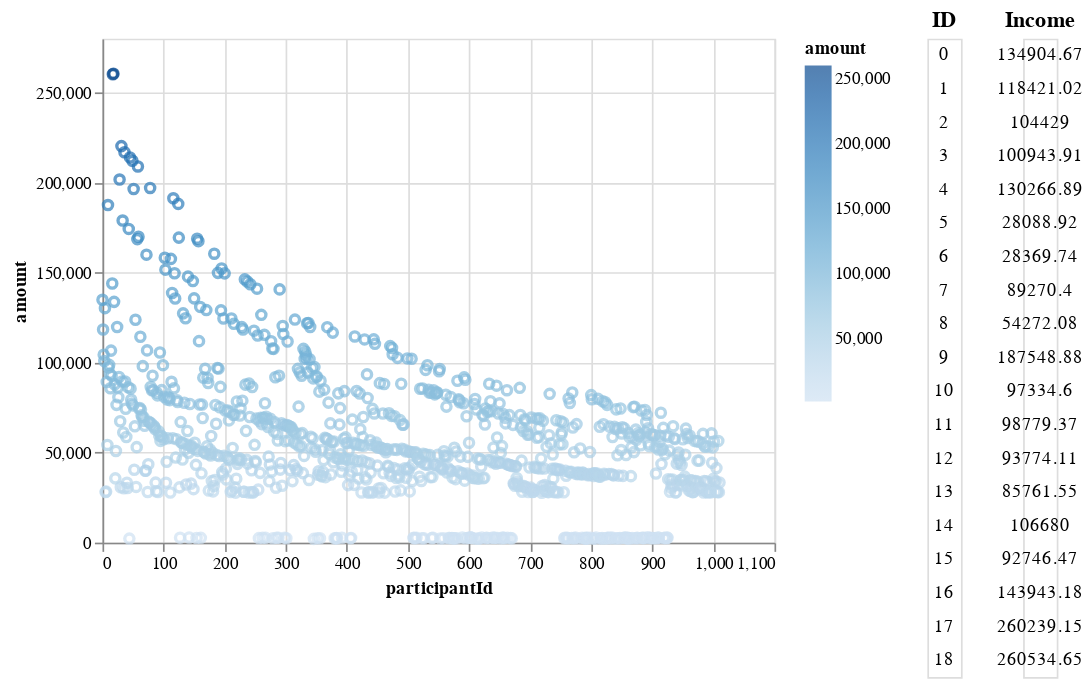

Notebook code for this chart:
### Code cell
import altair as alt


source = income

# Brush for selection
brush = alt.selection(type='interval')

# Scatter Plot
points = alt.Chart(source).mark_point().encode(
    x='participantId:Q',
    y='amount:Q',
    color=alt.condition(brush, 'amount:Q', alt.value('grey'))
).add_selection(brush)

# Base chart for data tables
ranked_text = alt.Chart(source).mark_text().encode(
    y=alt.Y('row_number:O',axis=None)
).transform_window(
    row_number='row_number()'
).transform_filter(
    brush
).transform_window(
    rank='rank(row_number)'
).transform_filter(
    alt.datum.rank<20
)

# Data Tables
ID = ranked_text.encode(text='participantId:N').properties(title='ID')
Income = ranked_text.encode(text='amount:N').properties(title='Income')
text = alt.hconcat(ID, Income) # Combine data tables

# Build chart
alt.hconcat(
    points,
    text
).resolve_legend(
    color="independent"
)

### Figure 1 — Vega-Lite specification as saved in the notebook (floating-point values rounded to 4 significant figures; data arrays with more than 128 entries replaced by an {"elided": "..."} marker saying what was removed)
{"config": {"view": {"continuousWidth": 400, "continuousHeight": 300}}, "hconcat": [{"mark": "point", "encoding": {"color": {"condition": {"field": "amount", "type": "quantitative", "selection": "selector005"}, "value": "grey"}, "x": {"field": "participantId", "type": "quantitative"}, "y": {"field": "amount", "type": "quantitative"}}, "selection": {"selector005": {"type": "interval"}}}, {"hconcat": [{"mark": "text", "encoding": {"text": {"field": "participantId", "type": "nominal"}, "y": {"axis": null, "field": "row_number", "type": "ordinal"}}, "title": "ID", "transform": [{"window": [{"op": "row_number", "field": "", "as": "row_number"}]}, {"filter": {"selection": "selector005"}}, {"window": [{"op": "rank", "field": "row_number", "as": "rank"}]}, {"filter": "(datum.rank < 20)"}]}, {"mark": "text", "encoding": {"text": {"field": "amount", "type": "nominal"}, "y": {"axis": null, "field": "row_number", "type": "ordinal"}}, "title": "Income", "transform": [{"window": [{"op": "row_number", "field": "", "as": "row_number"}]}, {"filter": {"selection": "selector005"}}, {"window": [{"op": "rank", "field": "row_number", "as": "rank"}]}, {"filter": "(datum.rank < 20)"}]}]}], "data": {"name": "data-c46f337169607e4138c5e17f47a3a989"}, "resolve": {"legend": {"color": "independent"}}, "$schema": "https://vega.github.io/schema/vega-lite/v4.17.0.json", "datasets": {"data-c46f337169607e4138c5e17f47a3a989": {"elided": "1011 records"}}}
